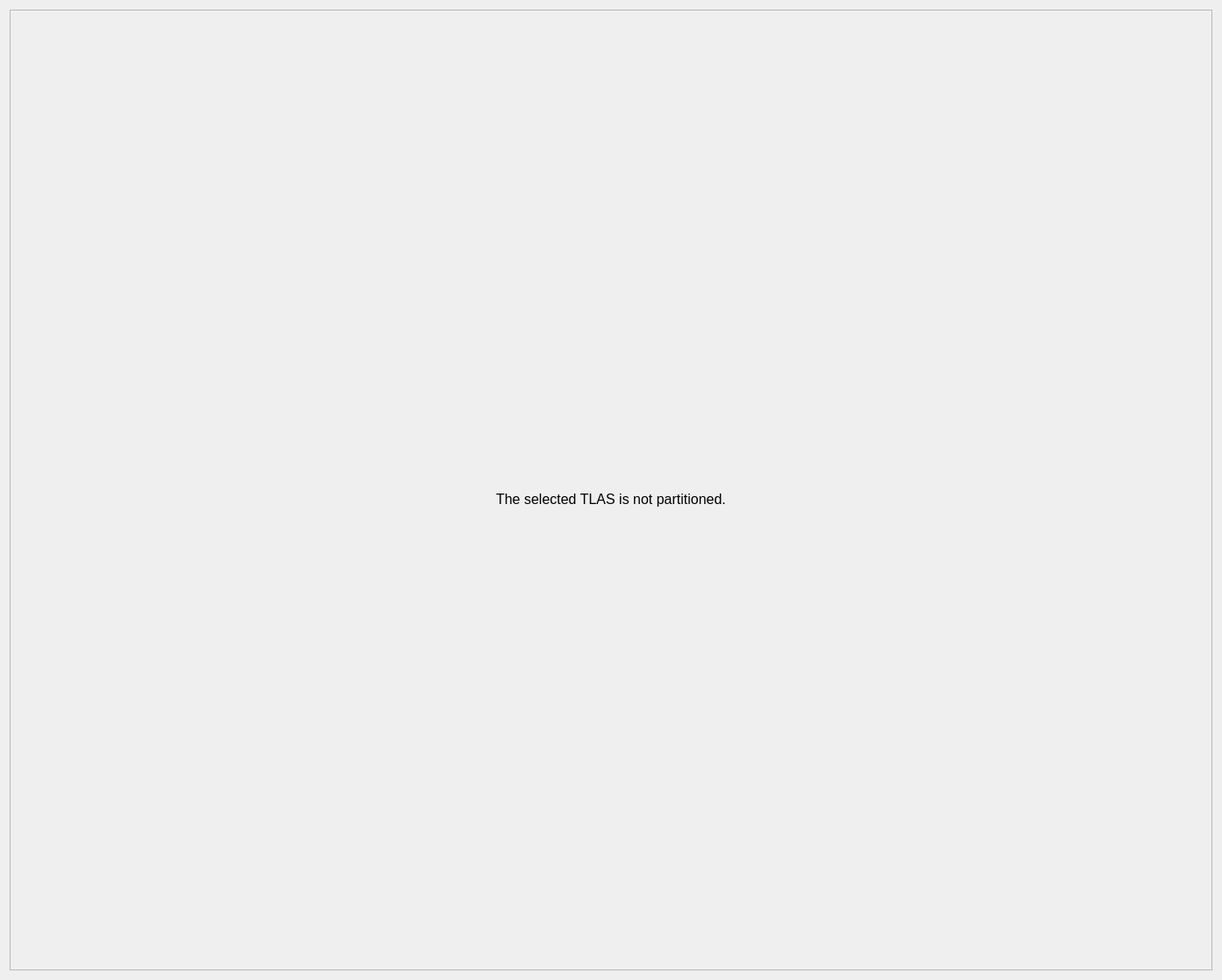
<?xml version="1.0" encoding="UTF-8"?>
<ui version="4.0">
 <class>TlasPartitionsPane</class>
 <widget class="QWidget" name="TlasPartitionsPane">
  <property name="geometry">
   <rect>
    <x>0</x>
    <y>0</y>
    <width>1392</width>
    <height>1116</height>
   </rect>
  </property>
  <layout class="QHBoxLayout" name="horizontal_layout_">
   <item>
    <widget class="QScrollArea" name="main_scroll_area_">
     <property name="widgetResizable">
      <bool>true</bool>
     </property>
     <widget class="QWidget" name="main_content_">
      <property name="geometry">
       <rect>
        <x>0</x>
        <y>0</y>
        <width>1372</width>
        <height>1096</height>
       </rect>
      </property>
      <layout class="QVBoxLayout" name="vertical_layout_stack_">
       <property name="leftMargin">
        <number>0</number>
       </property>
       <property name="topMargin">
        <number>0</number>
       </property>
       <property name="rightMargin">
        <number>0</number>
       </property>
       <property name="bottomMargin">
        <number>0</number>
       </property>
       <item>
        <widget class="QStackedWidget" name="table_valid_switch_">
         <property name="currentIndex">
          <number>0</number>
         </property>
         <widget class="QWidget" name="table_empty_">
          <layout class="QVBoxLayout" name="table_empty_layout_">
           <property name="leftMargin">
            <number>0</number>
           </property>
           <property name="topMargin">
            <number>0</number>
           </property>
           <property name="rightMargin">
            <number>0</number>
           </property>
           <property name="bottomMargin">
            <number>0</number>
           </property>
           <item>
            <spacer name="vertical_spacer_2_">
             <property name="orientation">
              <enum>Qt::Vertical</enum>
             </property>
             <property name="sizeHint" stdset="0">
              <size>
               <width>0</width>
               <height>0</height>
              </size>
             </property>
            </spacer>
           </item>
           <item>
            <widget class="QLabel" name="label_1_">
             <property name="sizePolicy">
              <sizepolicy hsizetype="Preferred" vsizetype="Fixed">
               <horstretch>0</horstretch>
               <verstretch>0</verstretch>
              </sizepolicy>
             </property>
             <property name="text">
              <string/>
             </property>
             <property name="pixmap">
              <pixmap resource="resources.qrc">:/Resources/assets/stop_128x128.png</pixmap>
             </property>
             <property name="alignment">
              <set>Qt::AlignCenter</set>
             </property>
            </widget>
           </item>
           <item>
            <widget class="ScaledLabel" name="label_2_">
             <property name="sizePolicy">
              <sizepolicy hsizetype="Preferred" vsizetype="Fixed">
               <horstretch>0</horstretch>
               <verstretch>0</verstretch>
              </sizepolicy>
             </property>
             <property name="font">
              <font>
               <pointsize>12</pointsize>
              </font>
             </property>
             <property name="text">
              <string>The selected TLAS is not partitioned.</string>
             </property>
             <property name="alignment">
              <set>Qt::AlignCenter</set>
             </property>
            </widget>
           </item>
           <item>
            <spacer name="vertical_spacer_3_">
             <property name="orientation">
              <enum>Qt::Vertical</enum>
             </property>
             <property name="sizeHint" stdset="0">
              <size>
               <width>0</width>
               <height>0</height>
              </size>
             </property>
            </spacer>
           </item>
          </layout>
         </widget>
         <widget class="QWidget" name="table_valid_">
          <layout class="QVBoxLayout" name="table_valid_layout_">
           <property name="leftMargin">
            <number>0</number>
           </property>
           <property name="topMargin">
            <number>0</number>
           </property>
           <property name="rightMargin">
            <number>0</number>
           </property>
           <property name="bottomMargin">
            <number>0</number>
           </property>
           <item>
            <layout class="QHBoxLayout" name="bvh_layout_">
             <property name="leftMargin">
              <number>0</number>
             </property>
             <property name="topMargin">
              <number>0</number>
             </property>
             <property name="rightMargin">
              <number>0</number>
             </property>
             <property name="bottomMargin">
              <number>0</number>
             </property>
             <item>
              <widget class="ScaledLabel" name="title_tlas_address_">
               <property name="sizePolicy">
                <sizepolicy hsizetype="Minimum" vsizetype="Fixed">
                 <horstretch>0</horstretch>
                 <verstretch>0</verstretch>
                </sizepolicy>
               </property>
               <property name="text">
                <string>No node selected.</string>
               </property>
              </widget>
             </item>
             <item>
              <spacer name="horizontal_spacer_">
               <property name="orientation">
                <enum>Qt::Horizontal</enum>
               </property>
               <property name="sizeType">
                <enum>QSizePolicy::Fixed</enum>
               </property>
               <property name="sizeHint" stdset="0">
                <size>
                 <width>10</width>
                 <height>10</height>
                </size>
               </property>
              </spacer>
             </item>
             <item>
              <spacer name="horizontal_spacer_end_">
               <property name="orientation">
                <enum>Qt::Horizontal</enum>
               </property>
               <property name="sizeType">
                <enum>QSizePolicy::Expanding</enum>
               </property>
               <property name="sizeHint" stdset="0">
                <size>
                 <width>20</width>
                 <height>20</height>
                </size>
               </property>
              </spacer>
             </item>
            </layout>
           </item>
           <item>
            <spacer name="vertical_spacer_">
             <property name="orientation">
              <enum>Qt::Vertical</enum>
             </property>
             <property name="sizeType">
              <enum>QSizePolicy::Fixed</enum>
             </property>
             <property name="sizeHint" stdset="0">
              <size>
               <width>20</width>
               <height>20</height>
              </size>
             </property>
            </spacer>
           </item>
           <item>
            <widget class="TextSearchWidget" name="search_box_"/>
           </item>
           <item>
            <widget class="QTableView" name="partitions_table_" native="true">
             <property name="sizePolicy">
              <sizepolicy hsizetype="Preferred" vsizetype="Minimum">
               <horstretch>0</horstretch>
               <verstretch>0</verstretch>
              </sizepolicy>
             </property>
            </widget>
           </item>
          </layout>
         </widget>
        </widget>
       </item>
      </layout>
     </widget>
    </widget>
   </item>
  </layout>
 </widget>
 <customwidgets>
  <customwidget>
   <class>ScaledLabel</class>
   <extends>QLabel</extends>
   <header>qt_common/custom_widgets/scaled_label.h</header>
  </customwidget>
  <customwidget>
   <class>TextSearchWidget</class>
   <extends>QLineEdit</extends>
   <header>qt_common/custom_widgets/text_search_widget.h</header>
  </customwidget>
 </customwidgets>
 <resources>
  <include location="../../resources.qrc"/>
 </resources>
 <connections/>
</ui>
